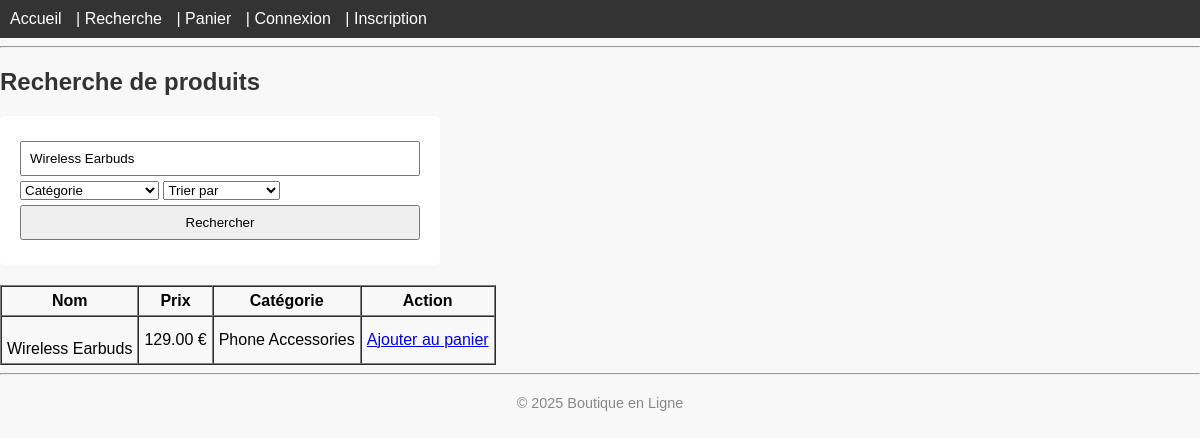
The page /search.php?keyword=Wireless Earbuds on the database its author committed.
### tables this page shows
CREATE TABLE IF NOT EXISTS produits (
    id INT AUTO_INCREMENT PRIMARY KEY,
    nom VARCHAR(100),
    description TEXT,
    prix DECIMAL(10,2),
    categorie VARCHAR(50),
    image VARCHAR(255)
);

### search.php (the view, shortened to what this page needs)
<?php
require_once 'includes/db.php';
$keyword = $_GET['keyword'] ?? '';
$sort = $_GET['sort'] ?? '';
$sql = "SELECT * FROM produits WHERE 1";
$params = [];
if ($keyword) {
    $sql .= " AND (nom LIKE ? OR description LIKE ?)";
    $params[] = "%$keyword%";
    $params[] = "%$keyword%";
}
if ($sort === 'price_asc') {
    $sql .= " ORDER BY prix ASC";
} elseif ($sort === 'price_desc') {
    $sql .= " ORDER BY prix DESC";
} else {
    $sql .= " ORDER BY id DESC";
}
$stmt = $pdo->prepare($sql);
$stmt->execute($params);
$products = $stmt->fetchAll();
include 'includes/header.php';
?>
<h2>Recherche de produits</h2>
<form method="get" action="search.php">
    <input type="text" name="keyword" placeholder="Mot-clé..." value="<?= htmlspecialchars($keyword) ?>">
    <select name="category">
        <option value="">Catégorie</option>
    </select>
    <select name="sort">
        <option value="">Trier par</option>
    </select>
    <button type="submit">Rechercher</button>
</form>
<?php if (count($products) === 0) : ?>
    <p>Aucun produit trouvé.</p>
<?php else : ?>
    <table border="1" cellpadding="5" cellspacing="0">
        <tr>
            <th>Nom</th>
            <th>Prix</th>
            <th>Catégorie</th>
            <th>Action</th>
        </tr>
        <?php foreach ($products as $prod) : ?>
        <tr>
            <td>
                <br><?= htmlspecialchars($prod['nom']) ?>
            </td>
            <td><?= number_format($prod['prix'], 2) ?> €</td>
            <td><?= htmlspecialchars($prod['categorie']) ?></td>
            <td><a href="cart.php?add=<?= $prod['id'] ?>">Ajouter au panier</a></td>
        </tr>
        <?php endforeach; ?>
    </table>
<?php endif; ?>
<?php include 'includes/footer.php'; ?>

### assets/css/style.css (style rules this page uses)
body { font-family: Arial, sans-serif; background: #f8f8f8; margin: 0; padding: 0; }
h1, h2 { color: #333; }
form { background: #fff; padding: 20px; margin: 20px 0; border-radius: 5px; max-width: 400px; }
input, button { margin: 5px 0; padding: 8px; width: 100%; box-sizing: border-box; }

### rows shown on the page
produits: nom "Wireless Earbuds", prix "129.00", categorie "Phone Accessories"
